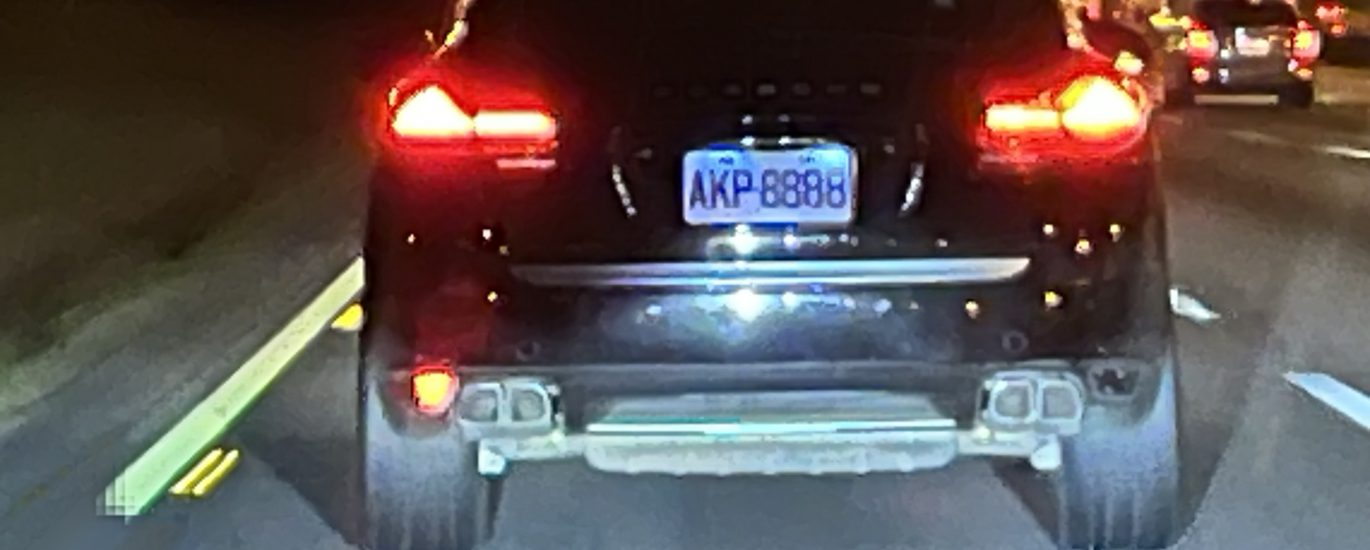
#> input picture test01.jpg, 1370 x 550 px
$ python ImgToText02.py
#> lines starting #> are read from the running program, lines starting #| are printed output that depends on the picture; after the words box and inside, x2 and y2 are one past the last pixel; in counts of white or black regions, pixels touching at a corner belong together
# from PIL import Image
import matplotlib.pyplot as plot
import pytesseract
import numpy as np
import cv2

''' ====辨識原則====
1. 黑底白字,字型清晰
2. 字體最小12號字，也不可過大
3. 去除文字底線
4. 圖片解析度高於 300 DPI
5. 去除圖片光影
6. 最好二值化,去噪
===================='''

# 手動指定 tesseract.exe 路徑
pytesseract.pytesseract.tesseract_cmd = r"C:\Program Files\Tesseract-OCR\tesseract.exe"

''' pytesseract 其中重要的function:
1. image_to_string 回傳純文字串
2. image_to_data 傳回字串,bbox,level...等等訊息

image_to_data 參數:
image_to_data(image, lang=None, config='', nice=0, output_type=Output.STRING, timeout=0, pandas_config=None)
1. image 傳入圖片可以是 Pillow, opencv, numpy 圖片
2. lang 語言默認為英文(eng)，另有簡體中文(chi_sim)，繁體中文(chi_tra)...  等等
3. config 設定辨識模式,辨識白名單,辨識方式等等
4. 回傳數據類型，默認為string，output_type=pytesseract.Output.DICT 可以回傳dict格式
'''

# ===========讀取圖片
img = cv2.imread("test01.jpg")
#> img is the input picture: shape (550, 1370, 3); mean B, G, R 82.7, 83.2, 93

# =========== alpha => 對比， beta => 亮度
alpha = 0.5
beta = 0
adjusted = cv2.convertScaleAbs(img, alpha=alpha, beta=beta)
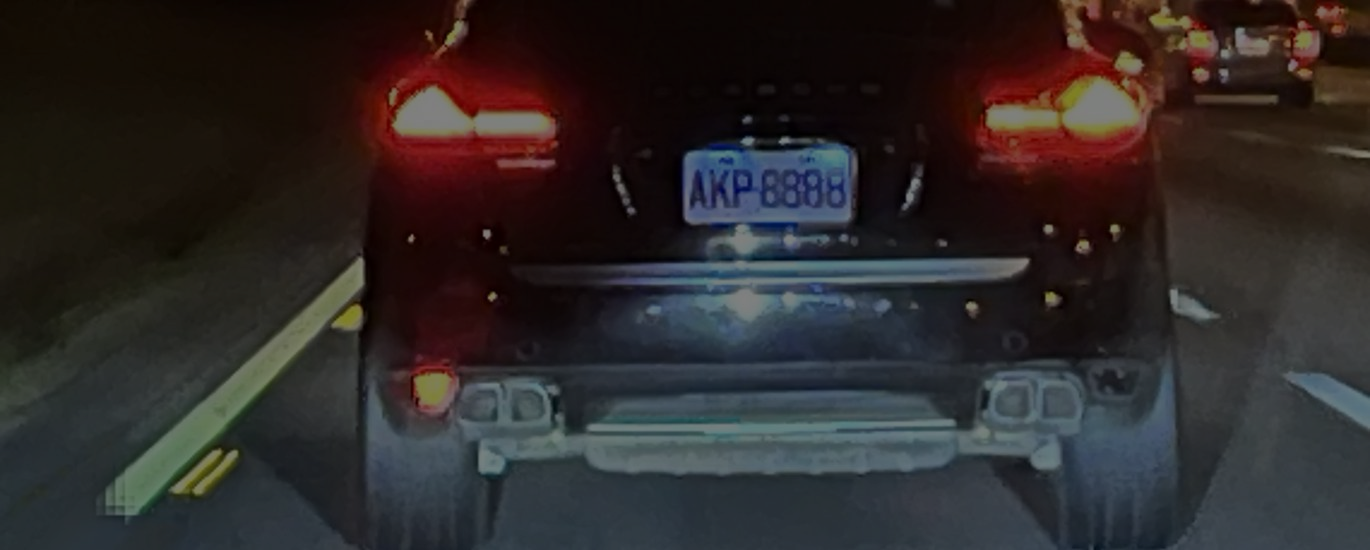
#> adjusted: shape (550, 1370, 3); mean B, G, R 41.3, 41.6, 46.5
# opencv 內並沒有字帶調整對比降噪的函數，因此使用纖性來提升對比,降低升高亮度
plot.imshow(cv2.cvtColor(adjusted, cv2.COLOR_BGR2RGB))  # OpenCV 預設是 BGR 需轉成 RGB
plot.axis("off")  # 隱藏座標軸
plot.show()
print('pic--1--adjusted')


# ==========轉成灰階 255白 - 0黑
img2 = cv2.cvtColor(adjusted, cv2.COLOR_RGB2GRAY)
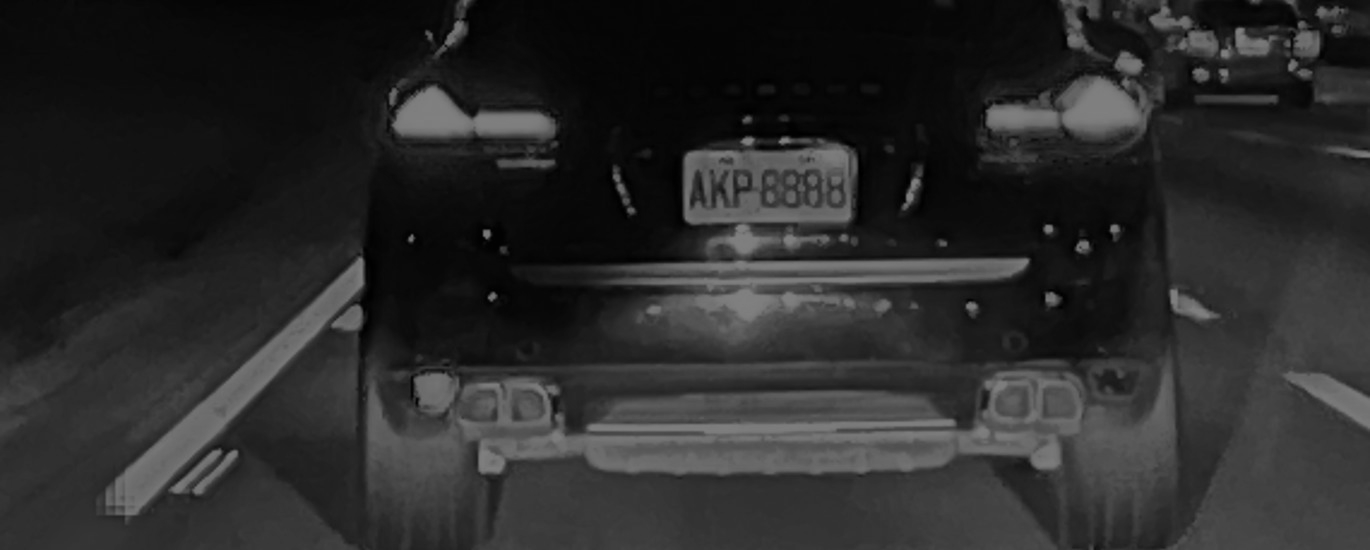
#> img2: shape (550, 1370); min 0, max 128, mean 42
plot.imshow(img2, cmap="gray")
plot.axis("off")  # 隱藏座標軸
plot.show()
print('pic--2--img2')

# ==========圖片二值化
'''
模式					說明
cv2.THRESH_BINARY		超過閾值變 255，否則變 0
cv2.THRESH_BINARY_INV	反向，超過閾值變 0，否則變 255
cv2.THRESH_TRUNC		超過閾值的像素變成閾值，否則不變
cv2.THRESH_TOZERO		超過閾值的不變，低於閾值的變 0
cv2.THRESH_TOZERO_INV	反向，低於閾值的不變，超過閾值的變 0
'''
ret, img3 = cv2.threshold(img2, 200, 255, cv2.THRESH_BINARY)
#> img3: shape (550, 1370); every value is 0
plot.imshow(img2, cmap="gray")
plot.axis("off")  # 隱藏座標軸
plot.show()
print('pic--2--img3')


# 但GPT推薦只用 morphologyEx 就好了
kernel = np.ones((1, 1), np.uint8)
img3 = cv2.morphologyEx(img2, cv2.MORPH_OPEN, kernel)

plot.imshow(img3, cmap="gray")
plot.axis("off")  # 隱藏座標軸
plot.show()
print('pic--2--img3')


# 另存一張變數圖  TODO
# img3 = binary

#  ==========抓線條
img3 = cv2.adaptiveThreshold(img3, 255, cv2.ADAPTIVE_THRESH_GAUSSIAN_C,
                               cv2.THRESH_BINARY, 25, 2)
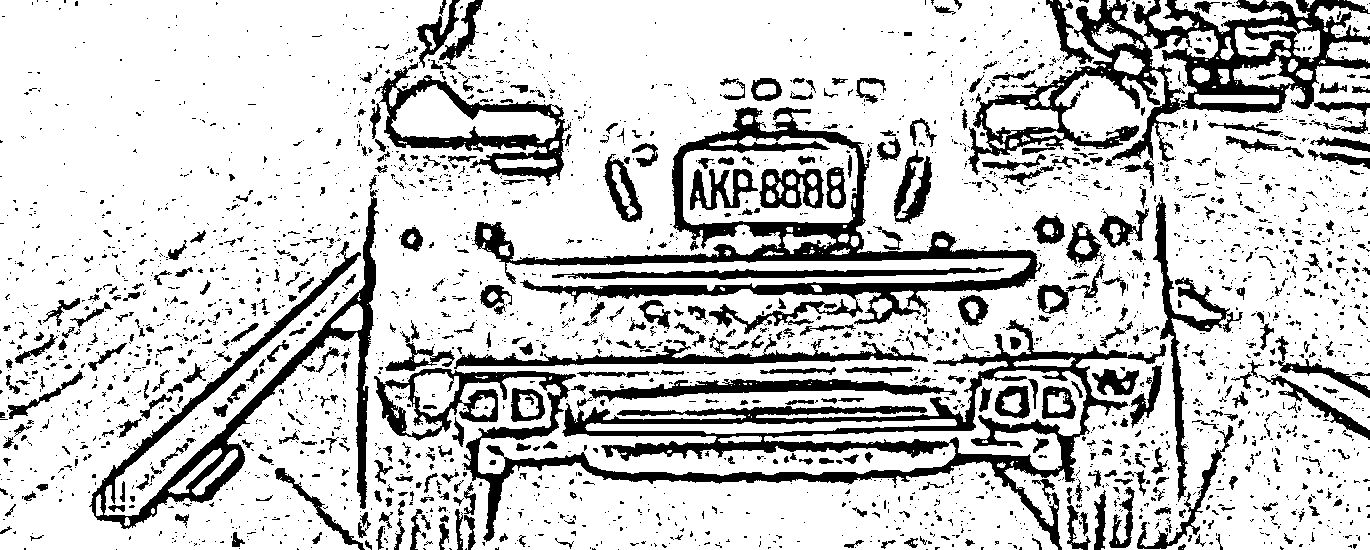
#> img3: shape (550, 1370); 79.1% white; 3049 black regions (2513 under 20 px), largest, box (x1, y1, x2, y2) and area: (374, 319, 1166, 550) 26795, (472, 107, 1042, 334) 19636, (968, 0, 1370, 175) 18172

plot.imshow(img3, cmap="gray")
plot.axis("off")  # 隱藏座標軸
plot.show()
print('pic--2--img3.line')

#  ========== 模糊去雜訊 模糊去雜訊 GaussianBlur(image, (size, size), sigmaX, sigmaY) 高斯模糊
img3 = cv2.medianBlur(img3, 5)
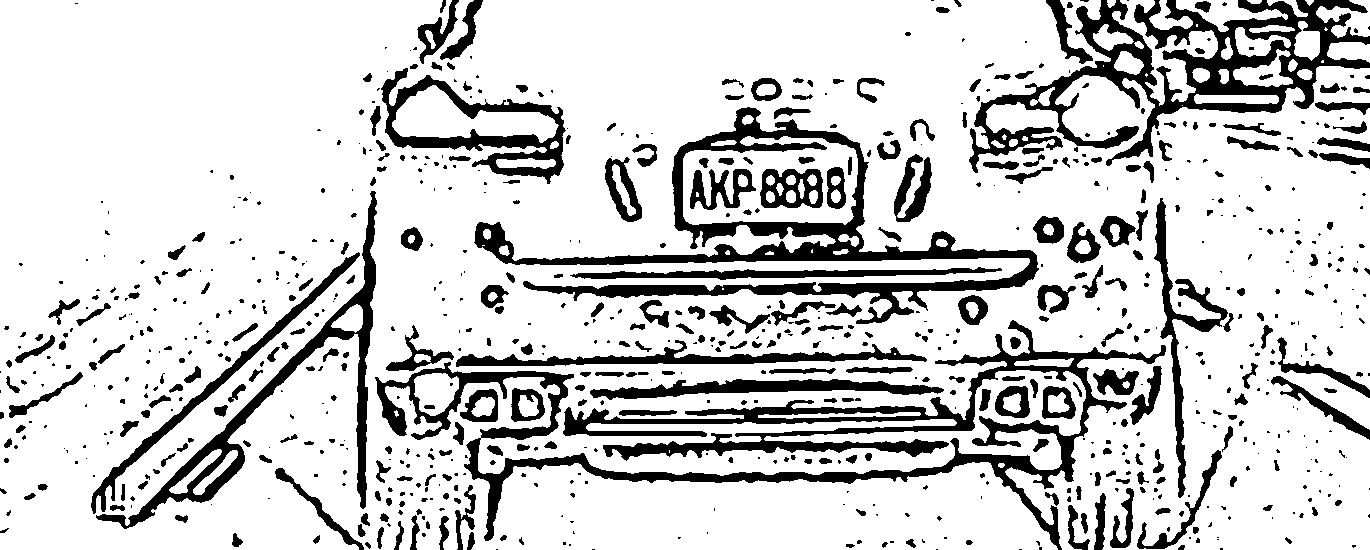
#> img3: shape (550, 1370); 81.3% white; 823 black regions (469 under 20 px)
img3 = cv2.GaussianBlur(img3, (1, 1), 0)
plot.imshow(img3, cmap="gray")
plot.axis("off")  # 隱藏座標軸
plot.show()
print('pic--2--img3.blur')


# ==========計算邊框
contour, hierarchy = cv2.findContours(img3, cv2.RETR_EXTERNAL, cv2.CHAIN_APPROX_SIMPLE)
#> contour = 39 contours, 10 with area under 20; largest, box (x1, y1, x2, y2) and area: (0, 0, 1370, 550) 684490, (1112, 0, 1218, 106) 2796, (1176, 0, 1288, 32) 1424, (1316, 0, 1370, 38) 986, (1233, 49, 1293, 87) 980
# 找出最外圈模式(cv2.RETR_EXTERNAL)，方法是與上下左右pixel作對比(cv2.CHAIN_APPROX_SIMPLE)
# 詳細還有其他的模式可運用
copy_img2 = img.copy()
for cnt in contour:
	# print(cv2.contourArea(cnt))
	if cv2.contourArea(cnt) > 500:
		x, y, w, h = cv2.boundingRect(cnt)
		cv2.rectangle(copy_img2, (x, y), (x + w, y + h), (0, 255, 0), 2) #畫在原圖上
#> this loop made 39 passes
#> (x, y, w, h) on passes 10, 20, 21, 26, 30, 31, 35, 36, 37, 39: (1194, 94, 85, 10), (1233, 49, 60, 38), (1327, 42, 43, 21), (1235, 27, 56, 30), (1294, 21, 26, 40), (1316, 0, 54, 38), (1176, 0, 112, 32), (1149, 0, 44, 30), (1112, 0, 106, 106), (0, 0, 1370, 550)
#> cnt on passes 2, 9, 16, 28: [[669, 450], [669, 452]], [[1182, 105]], [[1103, 65], [1103, 66]], [[1196, 24], [1196, 26], [1197, 26], [1197, 24]]
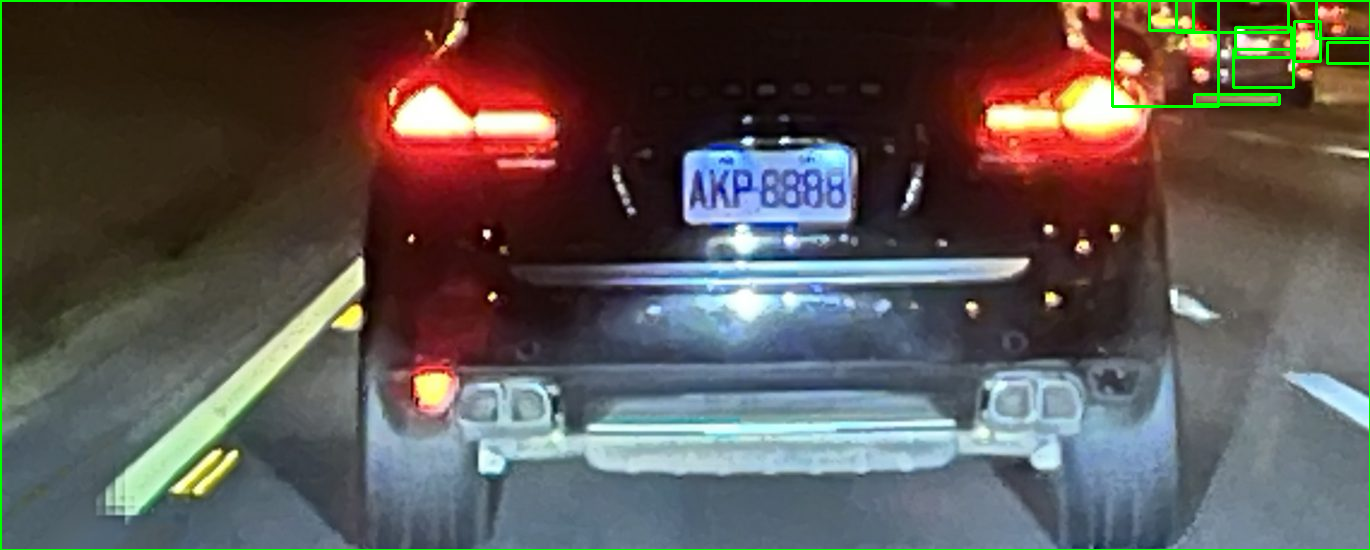
#> copy_img2: shape (550, 1370, 3); 1.32% of pixels changed, all inside (x1, y1, x2, y2) = (0, 0, 1370, 550)
plot.imshow(copy_img2)
plot.axis("off")  # 隱藏座標軸
plot.show()
print('pic--2--copy_img2')


# ======== 找出最大邊框並切割
cnt = max(contour, key=len)
#> cnt = contour of 4165 points, box (x1, y1, x2, y2) (0, 0, 1370, 550), area 684490
x, y, w, h = cv2.boundingRect(cnt)
print(x, y, w, h, contour)
#> (printed output is left out)
crop_img2 = copy_img2[y + 100 : y + h -300, x +650 : x + w - 500]
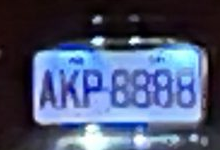
#> crop_img2: shape (150, 220, 3); mean B, G, R 119.1, 88.1, 76.7
plot.imshow(crop_img2, cmap="gray")
plot.axis("off")  # 隱藏座標軸
plot.show()
print('pic--2--copy_img')


# [44 lines of commented-out code are left out]
custom_config = r'--oem 3 --psm 7 -c tessedit_char_whitelist=ABCDEFGHIJKLMNOPQRSTUVWXYZ0123456789'

# OCR 辨識
#> (the run stopped early here; a loop or call above may not have finished)
